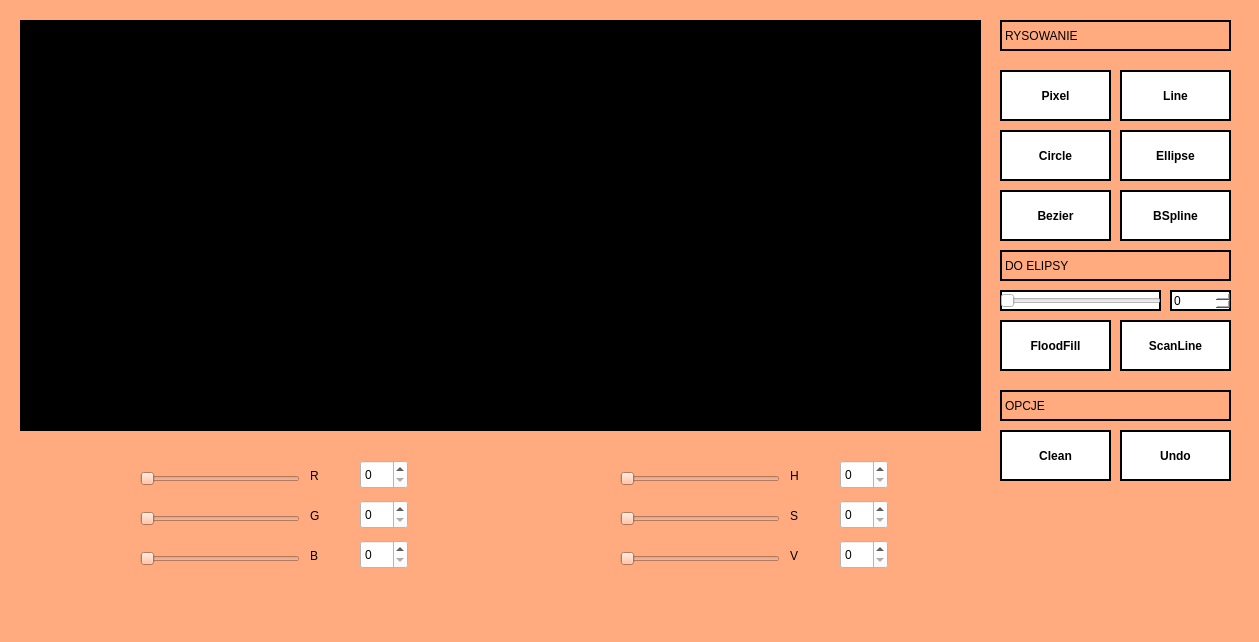
<?xml version="1.0" encoding="UTF-8"?>
<ui version="4.0">
 <class>MainWindow</class>
 <widget class="QMainWindow" name="MainWindow">
  <property name="geometry">
   <rect>
    <x>0</x>
    <y>0</y>
    <width>1259</width>
    <height>642</height>
   </rect>
  </property>
  <property name="windowTitle">
   <string>MainWindow</string>
  </property>
  <property name="autoFillBackground">
   <bool>false</bool>
  </property>
  <property name="styleSheet">
   <string notr="true">background-color: rgb(255, 170, 127);</string>
  </property>
  <widget class="QWidget" name="centralwidget">
   <widget class="Linia" name="widget" native="true">
    <property name="geometry">
     <rect>
      <x>20</x>
      <y>20</y>
      <width>961</width>
      <height>411</height>
     </rect>
    </property>
    <property name="styleSheet">
     <string notr="true">background-color: rgb(0, 0, 0);
</string>
    </property>
   </widget>
   <widget class="QPushButton" name="czysc">
    <property name="geometry">
     <rect>
      <x>1000</x>
      <y>430</y>
      <width>111</width>
      <height>51</height>
     </rect>
    </property>
    <property name="styleSheet">
     <string notr="true">background-color: rgb(255, 255, 255);
border-color: rgb(0, 0, 0);
font-weight: bold;
border: 2px solid black;
color:black;
</string>
    </property>
    <property name="text">
     <string>Clean</string>
    </property>
   </widget>
   <widget class="QSpinBox" name="spinBox">
    <property name="geometry">
     <rect>
      <x>1170</x>
      <y>290</y>
      <width>61</width>
      <height>21</height>
     </rect>
    </property>
    <property name="styleSheet">
     <string notr="true">background-color: rgb(255, 255, 255);
border-color: rgb(0, 0, 0);
border: 2px solid black;
color:black;</string>
    </property>
   </widget>
   <widget class="QSlider" name="Suwak2">
    <property name="geometry">
     <rect>
      <x>1000</x>
      <y>290</y>
      <width>161</width>
      <height>21</height>
     </rect>
    </property>
    <property name="styleSheet">
     <string notr="true">background-color: rgb(255, 255, 255);
border-color: rgb(0, 0, 0);
border: 2px solid black;</string>
    </property>
    <property name="orientation">
     <enum>Qt::Horizontal</enum>
    </property>
   </widget>
   <widget class="QPushButton" name="b2">
    <property name="geometry">
     <rect>
      <x>1120</x>
      <y>70</y>
      <width>111</width>
      <height>51</height>
     </rect>
    </property>
    <property name="styleSheet">
     <string notr="true">background-color: rgb(255, 255, 255);
border-color: rgb(0, 0, 0);
font-weight: bold;
border: 2px solid black;
color:black;</string>
    </property>
    <property name="text">
     <string>Line</string>
    </property>
   </widget>
   <widget class="QPushButton" name="b4">
    <property name="geometry">
     <rect>
      <x>1120</x>
      <y>130</y>
      <width>111</width>
      <height>51</height>
     </rect>
    </property>
    <property name="styleSheet">
     <string notr="true">background-color: rgb(255, 255, 255);
border-color: rgb(0, 0, 0);
font-weight: bold;
border: 2px solid black;
color:black;</string>
    </property>
    <property name="text">
     <string>Ellipse</string>
    </property>
   </widget>
   <widget class="QPushButton" name="b3">
    <property name="geometry">
     <rect>
      <x>1000</x>
      <y>130</y>
      <width>111</width>
      <height>51</height>
     </rect>
    </property>
    <property name="styleSheet">
     <string notr="true">background-color: rgb(255, 255, 255);
border-color: rgb(0, 0, 0);
font-weight: bold;
border: 2px solid black;
color:black;</string>
    </property>
    <property name="text">
     <string>Circle</string>
    </property>
   </widget>
   <widget class="QPushButton" name="b1">
    <property name="geometry">
     <rect>
      <x>1000</x>
      <y>70</y>
      <width>111</width>
      <height>51</height>
     </rect>
    </property>
    <property name="styleSheet">
     <string notr="true">background-color: rgb(255, 255, 255);
border-color: rgb(0, 0, 0);
font-weight: bold;
border: 2px solid black;
color:black;
</string>
    </property>
    <property name="text">
     <string>Pixel</string>
    </property>
   </widget>
   <widget class="QPushButton" name="cofnij">
    <property name="geometry">
     <rect>
      <x>1120</x>
      <y>430</y>
      <width>111</width>
      <height>51</height>
     </rect>
    </property>
    <property name="styleSheet">
     <string notr="true">background-color: rgb(255, 255, 255);
border-color: rgb(0, 0, 0);
font-weight: bold;
border: 2px solid black;
color:black;</string>
    </property>
    <property name="text">
     <string>Undo</string>
    </property>
   </widget>
   <widget class="QLabel" name="label">
    <property name="geometry">
     <rect>
      <x>1000</x>
      <y>20</y>
      <width>231</width>
      <height>31</height>
     </rect>
    </property>
    <property name="autoFillBackground">
     <bool>false</bool>
    </property>
    <property name="styleSheet">
     <string notr="true">background-color: rgba(255, 255, 255, 0);
border: 2px solid black;
color:black;</string>
    </property>
    <property name="text">
     <string>RYSOWANIE</string>
    </property>
   </widget>
   <widget class="QLabel" name="label_2">
    <property name="geometry">
     <rect>
      <x>1000</x>
      <y>250</y>
      <width>231</width>
      <height>31</height>
     </rect>
    </property>
    <property name="styleSheet">
     <string notr="true">background-color: rgba(255, 255, 255, 0);
border: 2px solid black;
color:black;</string>
    </property>
    <property name="text">
     <string>DO ELIPSY</string>
    </property>
   </widget>
   <widget class="QLabel" name="label_3">
    <property name="geometry">
     <rect>
      <x>1000</x>
      <y>390</y>
      <width>231</width>
      <height>31</height>
     </rect>
    </property>
    <property name="styleSheet">
     <string notr="true">background-color: rgba(255, 255, 255, 0);
border: 2px solid black;
color:black;</string>
    </property>
    <property name="text">
     <string>OPCJE</string>
    </property>
   </widget>
   <widget class="QPushButton" name="b5">
    <property name="geometry">
     <rect>
      <x>1000</x>
      <y>190</y>
      <width>111</width>
      <height>51</height>
     </rect>
    </property>
    <property name="styleSheet">
     <string notr="true">background-color: rgb(255, 255, 255);
border-color: rgb(0, 0, 0);
font-weight: bold;
border: 2px solid black;
color:black;</string>
    </property>
    <property name="text">
     <string>Bezier</string>
    </property>
   </widget>
   <widget class="QPushButton" name="b6">
    <property name="geometry">
     <rect>
      <x>1120</x>
      <y>190</y>
      <width>111</width>
      <height>51</height>
     </rect>
    </property>
    <property name="styleSheet">
     <string notr="true">background-color: rgb(255, 255, 255);
border-color: rgb(0, 0, 0);
font-weight: bold;
border: 2px solid black;
color:black;</string>
    </property>
    <property name="text">
     <string>BSpline</string>
    </property>
   </widget>
   <widget class="QPushButton" name="b7">
    <property name="geometry">
     <rect>
      <x>1000</x>
      <y>320</y>
      <width>111</width>
      <height>51</height>
     </rect>
    </property>
    <property name="styleSheet">
     <string notr="true">background-color: rgb(255, 255, 255);
border-color: rgb(0, 0, 0);
font-weight: bold;
border: 2px solid black;
color:black;</string>
    </property>
    <property name="text">
     <string>FloodFill</string>
    </property>
   </widget>
   <widget class="QPushButton" name="b8">
    <property name="geometry">
     <rect>
      <x>1120</x>
      <y>320</y>
      <width>111</width>
      <height>51</height>
     </rect>
    </property>
    <property name="styleSheet">
     <string notr="true">background-color: rgb(255, 255, 255);
border-color: rgb(0, 0, 0);
font-weight: bold;
border: 2px solid black;
color:black;</string>
    </property>
    <property name="text">
     <string>ScanLine</string>
    </property>
   </widget>
   <widget class="QSlider" name="RedSlider">
    <property name="geometry">
     <rect>
      <x>140</x>
      <y>470</y>
      <width>160</width>
      <height>18</height>
     </rect>
    </property>
    <property name="orientation">
     <enum>Qt::Horizontal</enum>
    </property>
   </widget>
   <widget class="QSlider" name="GreenSlider">
    <property name="geometry">
     <rect>
      <x>140</x>
      <y>510</y>
      <width>160</width>
      <height>18</height>
     </rect>
    </property>
    <property name="orientation">
     <enum>Qt::Horizontal</enum>
    </property>
   </widget>
   <widget class="QSlider" name="BlueSlider">
    <property name="geometry">
     <rect>
      <x>140</x>
      <y>550</y>
      <width>160</width>
      <height>18</height>
     </rect>
    </property>
    <property name="orientation">
     <enum>Qt::Horizontal</enum>
    </property>
   </widget>
   <widget class="QSlider" name="HueSlider">
    <property name="geometry">
     <rect>
      <x>620</x>
      <y>470</y>
      <width>160</width>
      <height>18</height>
     </rect>
    </property>
    <property name="orientation">
     <enum>Qt::Horizontal</enum>
    </property>
   </widget>
   <widget class="QSlider" name="SaturationSlider">
    <property name="geometry">
     <rect>
      <x>620</x>
      <y>510</y>
      <width>160</width>
      <height>18</height>
     </rect>
    </property>
    <property name="orientation">
     <enum>Qt::Horizontal</enum>
    </property>
   </widget>
   <widget class="QSlider" name="ValueSlider">
    <property name="geometry">
     <rect>
      <x>620</x>
      <y>550</y>
      <width>160</width>
      <height>18</height>
     </rect>
    </property>
    <property name="orientation">
     <enum>Qt::Horizontal</enum>
    </property>
   </widget>
   <widget class="QSpinBox" name="RedSpin">
    <property name="geometry">
     <rect>
      <x>360</x>
      <y>460</y>
      <width>48</width>
      <height>29</height>
     </rect>
    </property>
    <property name="styleSheet">
     <string notr="true">color:black;
background-color: white;</string>
    </property>
   </widget>
   <widget class="QSpinBox" name="GreenSpin">
    <property name="geometry">
     <rect>
      <x>360</x>
      <y>500</y>
      <width>48</width>
      <height>29</height>
     </rect>
    </property>
    <property name="styleSheet">
     <string notr="true">color:black;
background-color: white;</string>
    </property>
   </widget>
   <widget class="QSpinBox" name="BlueSpin">
    <property name="geometry">
     <rect>
      <x>360</x>
      <y>540</y>
      <width>48</width>
      <height>29</height>
     </rect>
    </property>
    <property name="styleSheet">
     <string notr="true">color:black;
background-color: white;</string>
    </property>
   </widget>
   <widget class="QSpinBox" name="HueSpin">
    <property name="geometry">
     <rect>
      <x>840</x>
      <y>460</y>
      <width>48</width>
      <height>29</height>
     </rect>
    </property>
    <property name="styleSheet">
     <string notr="true">color:black;
background-color: white;</string>
    </property>
   </widget>
   <widget class="QSpinBox" name="SaturationSpin">
    <property name="geometry">
     <rect>
      <x>840</x>
      <y>500</y>
      <width>48</width>
      <height>29</height>
     </rect>
    </property>
    <property name="styleSheet">
     <string notr="true">color:black;
background-color: white;</string>
    </property>
   </widget>
   <widget class="QSpinBox" name="ValueSpin">
    <property name="geometry">
     <rect>
      <x>840</x>
      <y>540</y>
      <width>48</width>
      <height>29</height>
     </rect>
    </property>
    <property name="styleSheet">
     <string notr="true">color:black;
background-color: white;</string>
    </property>
   </widget>
   <widget class="QLabel" name="RedLabel">
    <property name="geometry">
     <rect>
      <x>310</x>
      <y>460</y>
      <width>41</width>
      <height>31</height>
     </rect>
    </property>
    <property name="styleSheet">
     <string notr="true">color:black;
text-align: center;</string>
    </property>
    <property name="text">
     <string>R</string>
    </property>
   </widget>
   <widget class="QLabel" name="GreenLabel">
    <property name="geometry">
     <rect>
      <x>310</x>
      <y>500</y>
      <width>41</width>
      <height>31</height>
     </rect>
    </property>
    <property name="styleSheet">
     <string notr="true">color:black;</string>
    </property>
    <property name="text">
     <string>G</string>
    </property>
   </widget>
   <widget class="QLabel" name="BlueLabel">
    <property name="geometry">
     <rect>
      <x>310</x>
      <y>540</y>
      <width>41</width>
      <height>31</height>
     </rect>
    </property>
    <property name="styleSheet">
     <string notr="true">color:black;</string>
    </property>
    <property name="text">
     <string>B</string>
    </property>
   </widget>
   <widget class="QLabel" name="HueLabel">
    <property name="geometry">
     <rect>
      <x>790</x>
      <y>460</y>
      <width>41</width>
      <height>31</height>
     </rect>
    </property>
    <property name="styleSheet">
     <string notr="true">color:black;</string>
    </property>
    <property name="text">
     <string>H</string>
    </property>
   </widget>
   <widget class="QLabel" name="SaturationLabel">
    <property name="geometry">
     <rect>
      <x>790</x>
      <y>500</y>
      <width>41</width>
      <height>31</height>
     </rect>
    </property>
    <property name="styleSheet">
     <string notr="true">color:black;</string>
    </property>
    <property name="text">
     <string>S</string>
    </property>
   </widget>
   <widget class="QLabel" name="ValueLabel">
    <property name="geometry">
     <rect>
      <x>790</x>
      <y>540</y>
      <width>41</width>
      <height>31</height>
     </rect>
    </property>
    <property name="styleSheet">
     <string notr="true">color:black;</string>
    </property>
    <property name="text">
     <string>V</string>
    </property>
   </widget>
  </widget>
  <widget class="QMenuBar" name="menubar">
   <property name="geometry">
    <rect>
     <x>0</x>
     <y>0</y>
     <width>1259</width>
     <height>25</height>
    </rect>
   </property>
  </widget>
  <widget class="QStatusBar" name="statusbar"/>
 </widget>
 <customwidgets>
  <customwidget>
   <class>Linia</class>
   <extends>QWidget</extends>
   <header>linia.h</header>
   <container>1</container>
  </customwidget>
 </customwidgets>
 <resources/>
 <connections/>
</ui>
